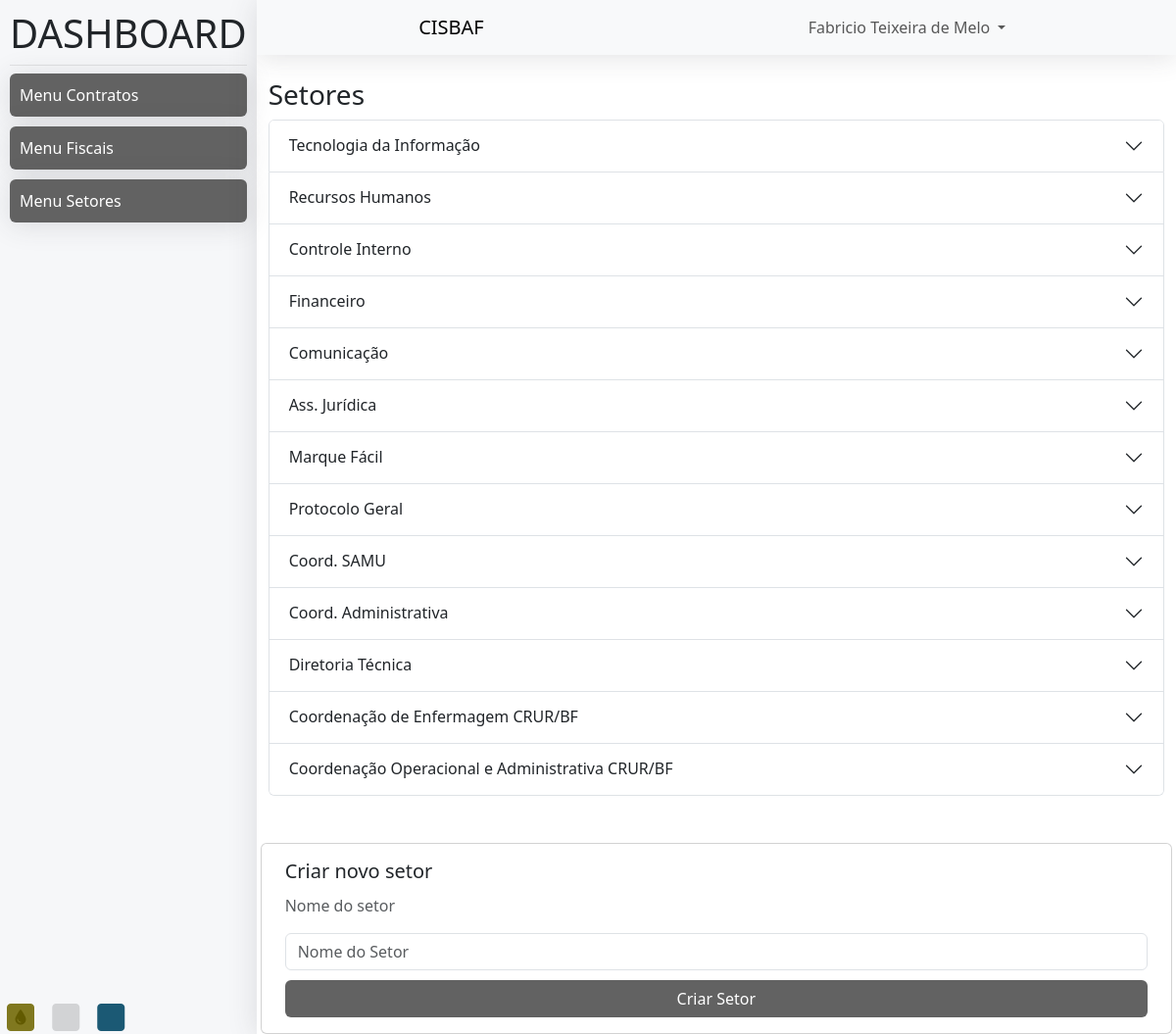
Page /dash/sectors (signed in) on the earlier database version.
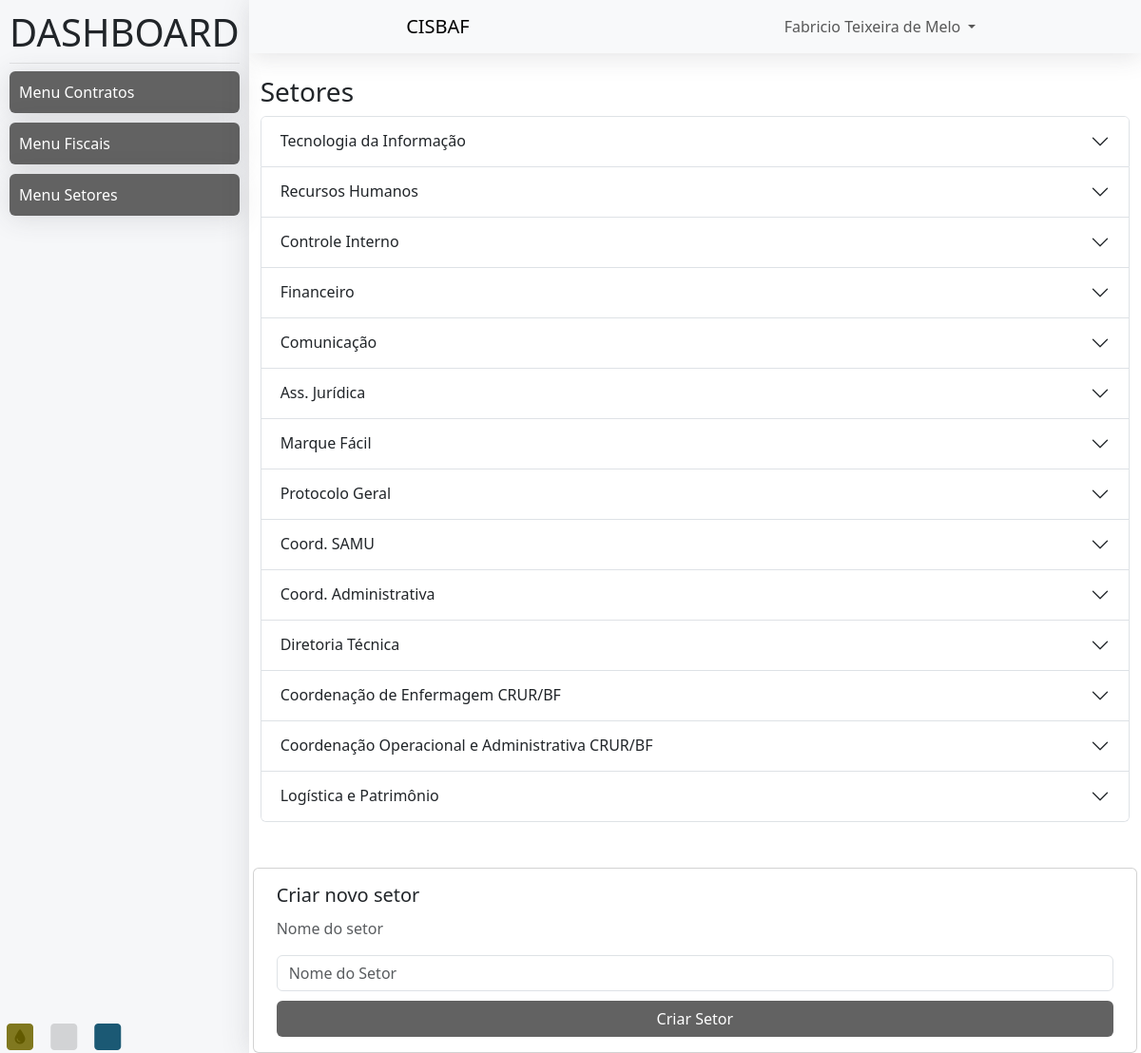
Same page on the later database version.
### accounts/models.py (models this page shows, shortened)
class Sector(models.Model):
    name = models.CharField('Setor', unique=True, max_length=200)
    users = None

### contracts/views/view_dash.py (the view)
# urls.py: path('dash/sectors', view_dash.dash_sectors, name="contract_dash_sectors"),
@login_required(login_url='contract_login')
def dash_sectors(request):
    sectors = Sector.objects.all()
    for sector in sectors:
        sector.users = CustomUser.get_users(sector=sector)
    context = {'sectors': sectors}
    return render(request, 'contract_dash_sectors.html', context=context)

### accounts/models.py (called while the page is built)
    @classmethod
    def get_users(cls, **kwargs):
        data_users = CustomUser.objects.filter(**kwargs)
        for user in data_users:
            user.att_json()
        return data_users

    def att_json(self):
        self.infos_json = {
        'id': self.pk,
        'name': f'{self.first_name} {self.last_name}',
        'email': self.email,
        'cell_phone': self.cell_phone,
        'sector': {'id': self.sector.pk, 'name': self.sector.name},
        }

### contracts/templates/contract_dash_sectors.html (shortened to what this page needs)
{% extends 'static/contracts/base_dash.html' %}
{% load static %}
{% block body %}
<div class="container">
  <br>
    <h3>Setores</h3>
    <div class="accordion" id="accordionSector" >
        {% for sector in sectors %}
        <div class="accordion-item">
            <h2 class="accordion-header">
              <button class="accordion-button collapsed" type="button" data-bs-toggle="collapse" data-bs-target="#collapse{{ sector.pk }}" aria-expanded="false" aria-controls="collapse{{ sector.pk }}">
                {{ sector.name }}
              </button>
            </h2>
        </div>
        {% endfor %}
    </div>
  <br><br>
    <form class="row g-3" action="{% url 'contract_create_sector' %}" method="POST">
      <div class="card">
        <div class="card-body" style="display:flex;flex-direction:column;gap:10px;">
          <h5 class="card-title">Criar novo setor</h5>
          <h6 class="card-subtitle mb-2 text-body-secondary">Nome do setor</h6>
          <input type="text" class="form-control" name="name" placeholder="Nome do Setor">
          <button type="submit" class="btn abtn">Criar Setor</button>
        </div>
      </div>
    </form>
</div>
{% endblock body %}

Differences in the rows shown:
added Sector: name "Logística e Patrimônio"
